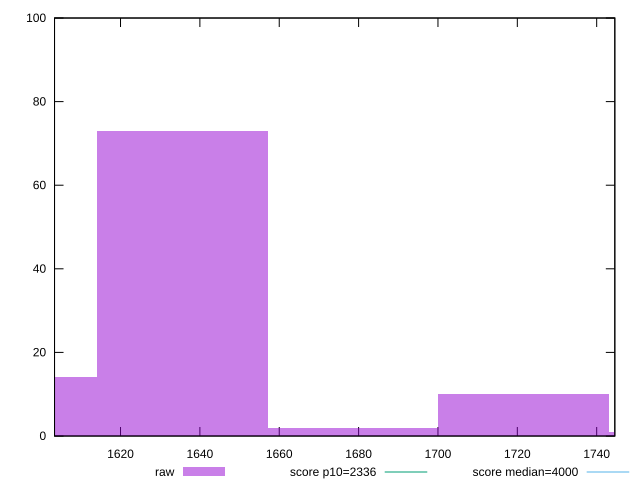

Generate this figure with gnuplot:
reset

$raw <<EOF
1721.6387840348305 10
1635.556844833089 73
1592.5158752322181 14
1678.5978144339597 2
1764.6797536357012 1
EOF

set key outside below
set boxwidth 43.04096960087076
set xrange [1603.369:1744.5710000000004]
set yrange [0:100]
set trange [0:100]
set style fill transparent solid 0.5 noborder

set parametric
set terminal svg size 640, 490 enhanced background rgb 'white'
set output "report_00009_2021-02-08T22-37-41.559Z/first-contentful-paint/samples/pages+cached+noadtech+nomedia+nocss/raw/histogram.svg"

plot $raw title "raw" with boxes, \
     2336,t title "score p10=2336", \
     4000,t title "score median=4000"

reset
